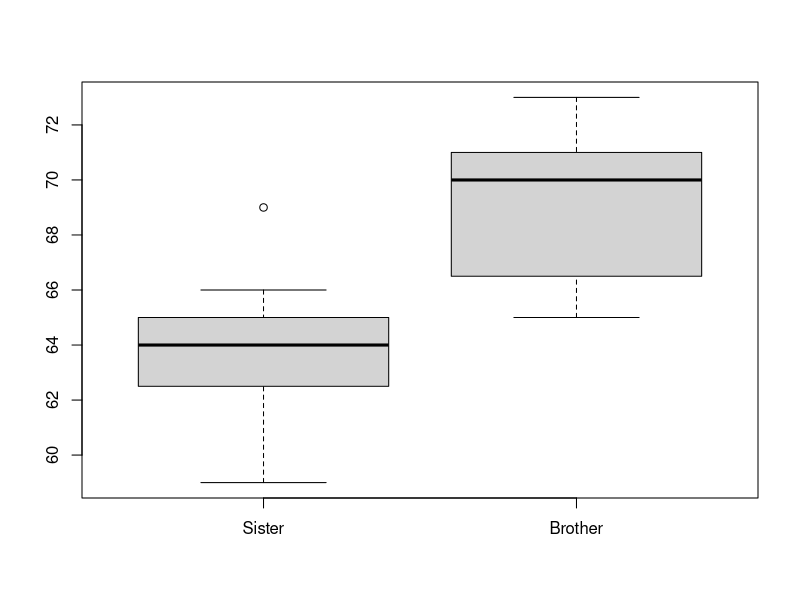

Generate this figure with R:
## ---- chunk 1
setwd("~/Documents/donnees_eco/Labo4")

hauteurs <- read.table("Hauteur.txt", header =TRUE)

# Les données sont ensuite analysés pour déterminer les tests appropriés
str(hauteurs)
head(hauteurs)

# Nous pouvons visualiser la variance des frères et soeurs des échantillons avec un boxplot
boxplot(hauteurs[c("Sister", "Brother")])
## ---- chunk 2
sisters <- hauteurs[ "Sister" ]
brothers <- hauteurs["Brother"]

t.test(sisters, brothers)

# On teste ensuite les résidus, pour s'assurer de l'applicabilité du test
sisters_res <- sisters - mean(sisters[,1])
brothers_res <- brothers - mean(brothers[,1])

## ---- chunk 3
set.seed(123)
sample(seq(1, 25, 1), size=8)
## ---- chunk 4

# Matrice avec noms de colonnes
id <- c(15, 14, 5, 11, 18, 9, 25, 20)
essence <- c(106, 108, 115, 182, 120, 36, 64, 93)
verte <- c(7, 10, 15, 15, 12, 5, 0, 15)
sample_mtx <- matrix(c(id, essence, verte), nrow = 8, byrow = FALSE)

colnames(sample_mtx) <- c("parking_id", "gas_cars", "green_cars")

